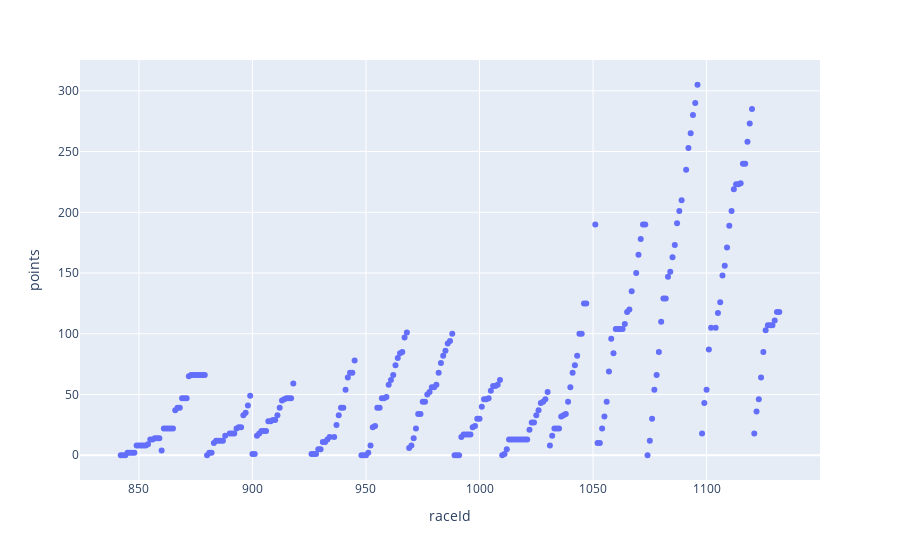

The code cell stored with this chart in its notebook:
### Code cell
import pandas as pd

main_drivers = pd.read_csv('main_drivers.csv')
c = pd.read_csv('Driver_Rankings.csv')
drivers_rankings = c[c['driverId'].isin(main_drivers['id'])]
drivers_rankings[drivers_rankings['driverId']==815]

import plotly.express as px
fig = px.scatter(drivers_rankings[drivers_rankings['driverId']==815],x='raceId', y='points')
fig

### Figure 1 — Plotly figure (JSON) as saved in the notebook; plotly's stock layout.template omitted (floating-point values rounded to 4 significant figures; data arrays with more than 128 entries replaced by an {"elided": "..."} marker saying what was removed)
{"data": [{"hovertemplate": "raceId=%{x}<br>points=%{y}<extra></extra>", "legendgroup": "", "marker": {"color": "#636efa", "symbol": "circle"}, "mode": "markers", "name": "", "orientation": "v", "showlegend": false, "type": "scatter", "x": {"elided": "273 int values"}, "xaxis": "x", "y": {"elided": "273 int values"}, "yaxis": "y"}], "layout": {"legend": {"tracegroupgap": 0}, "margin": {"t": 60}, "xaxis": {"anchor": "y", "domain": [0, 1], "title": {"text": "raceId"}}, "yaxis": {"anchor": "x", "domain": [0, 1], "title": {"text": "points"}}}}
